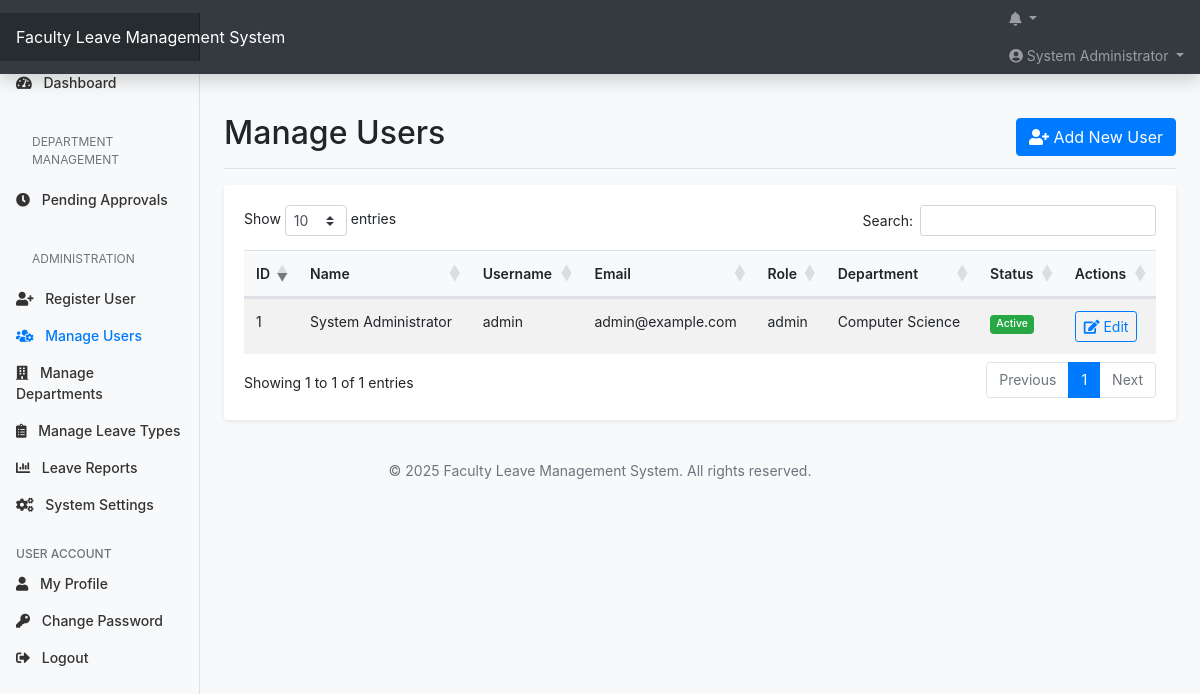
The page /manage_users.php (signed in) on the database its author committed.
### tables this page shows
CREATE TABLE IF NOT EXISTS users (
    user_id INT AUTO_INCREMENT PRIMARY KEY,
    username VARCHAR(50) NOT NULL UNIQUE,
    password VARCHAR(255) NOT NULL,
    first_name VARCHAR(50) NOT NULL,
    last_name VARCHAR(50) NOT NULL,
    email VARCHAR(100) NOT NULL UNIQUE,
    role_id INT NOT NULL,
    dept_id INT,
    phone VARCHAR(15),
    date_joined DATE NOT NULL,
    status ENUM('active', 'inactive') DEFAULT 'active',
    created_at TIMESTAMP DEFAULT CURRENT_TIMESTAMP,
    FOREIGN KEY (role_id) REFERENCES roles(role_id),
    FOREIGN KEY (dept_id) REFERENCES departments(dept_id)
);

CREATE TABLE IF NOT EXISTS roles (
    role_id INT AUTO_INCREMENT PRIMARY KEY,
    role_name VARCHAR(50) NOT NULL UNIQUE
);

CREATE TABLE IF NOT EXISTS departments (
    dept_id INT AUTO_INCREMENT PRIMARY KEY,
    dept_name VARCHAR(100) NOT NULL UNIQUE
);

### manage_users.php (the view, shortened to what this page needs)
<?php
function getUsers() {
    $conn = connectDB();
    $query = "SELECT u.user_id, u.username, u.first_name, u.last_name, u.email, u.phone,
                     u.status, r.role_name, d.dept_name, u.created_at
              FROM users u
              JOIN roles r ON u.role_id = r.role_id
              LEFT JOIN departments d ON u.dept_id = d.dept_id
              ORDER BY u.first_name, u.last_name";
    $result = $conn->query($query);
    $users = [];
    while ($row = $result->fetch_assoc()) {
        $users[] = $row;
    }
    return $users;
}
$users = getUsers();
?>
<!DOCTYPE html>
<html lang="en">
<head>
    <link rel="stylesheet" href="https://stackpath.bootstrapcdn.com/bootstrap/4.5.2/css/bootstrap.min.css">
    <link rel="stylesheet" href="https://cdnjs.cloudflare.com/ajax/libs/font-awesome/5.15.1/css/all.min.css">
    <link rel="stylesheet" href="https://cdn.jsdelivr.net/npm/datatables.net-bs4/css/dataTables.bootstrap4.min.css">
    <link rel="stylesheet" href="assets/css/style.css">
</head>
<body>
    <?php include 'includes/header.php'; ?>
    <div class="container-fluid mt-4">
        <div class="row">
            <?php include 'includes/sidebar.php'; ?>
            <main class="col-md-9 ml-sm-auto col-lg-10 px-md-4">
                <div class="d-flex justify-content-between flex-wrap flex-md-nowrap align-items-center pt-3 pb-2 mb-3 border-bottom">
                    <h1 class="h2">Manage Users</h1>
                    <a href="<?php echo BASE_URL; ?>register.php" class="btn btn-primary">
                        <i class="fas fa-user-plus"></i> Add New User
                    </a>
                </div>
                <div class="card shadow-sm">
                    <div class="card-body">
                        <div class="table-responsive">
                            <table class="table table-striped table-hover data-table">
                                <thead>
                                    <tr>
                                        <th>ID</th>
                                        <th>Name</th>
                                        <th>Username</th>
                                        <th>Email</th>
                                        <th>Role</th>
                                        <th>Department</th>
                                        <th>Status</th>
                                        <th>Actions</th>
                                    </tr>
                                </thead>
                                <tbody>
                                    <?php foreach ($users as $user): ?>
                                        <tr>
                                            <td><?php echo $user['user_id']; ?></td>
                                            <td><?php echo $user['first_name'] . ' ' . $user['last_name']; ?></td>
                                            <td><?php echo $user['username']; ?></td>
                                            <td><?php echo $user['email']; ?></td>
                                            <td><?php echo $user['role_name']; ?></td>
                                            <td><?php echo $user['dept_name']; ?></td>
                                            <td>
                                                <?php if ($user['status'] === 'active'): ?>
                                                    <span class="badge badge-success">Active</span>
                                                <?php else: ?>
                                                    <span class="badge badge-danger">Inactive</span>
                                                <?php endif; ?>
                                            </td>
                                            <td>
                                                <a href="<?php echo BASE_URL; ?>manage_users.php?edit=<?php echo $user['user_id']; ?>" class="btn btn-sm btn-outline-primary">
                                                    <i class="fas fa-edit"></i> Edit
                                                </a>
                                            </td>
                                        </tr>
                                    <?php endforeach; ?>
                                </tbody>
                            </table>
                        </div>
                    </div>
                </div>
            </main>
        </div>
    </div>
    <?php include 'includes/footer.php'; ?>
</body>
</html>

### assets/css/style.css (style rules this page uses)
body { font-size: .875rem; background-color: #f8f9fa; }
.card { margin-bottom: 1.5rem; border: none; box-shadow: 0 0.125rem 0.25rem rgba(0, 0, 0, 0.075); }
.table th { font-weight: 600; background-color: #f8f9fa; }
.badge { font-weight: 500; padding: 0.4em 0.6em; }

### rows shown on the page
users: user_id "1", first_name "System", last_name "Administrator", username "admin", email "admin@example.com", role.role_name "admin", dept.dept_name "Computer Science", status "Active"

### other values the page prints
APP_TITLE "Faculty Leave Management System"
$_SESSION['name'] "System Administrator"
